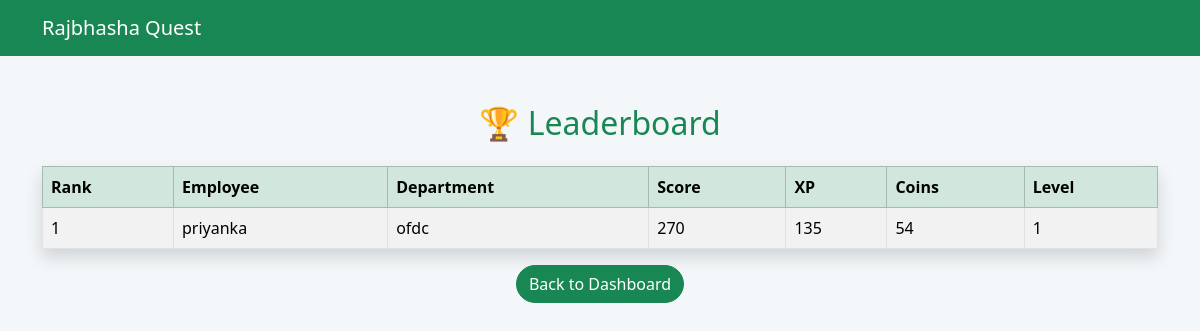
The app's page /leaderboard with its own data.
### tables this page shows
CREATE TABLE players(
        id INTEGER PRIMARY KEY AUTOINCREMENT,
        employee_id TEXT UNIQUE,
        name TEXT NOT NULL,
        department TEXT NOT NULL,
        score INTEGER DEFAULT 0,
        coins INTEGER DEFAULT 0,
        xp INTEGER DEFAULT 0,
        level INTEGER DEFAULT 1
    );

### app.py (the view)
@app.route("/leaderboard")
def leaderboard():
    conn = get_connection()
    players = conn.execute("""
        SELECT *
        FROM players
        ORDER BY score DESC, xp DESC
    """).fetchall()
    conn.close()
    return render_template(
        "leaderboard.html",
        players=players
    )

### app.py (called while the page is built)
def get_connection():
    conn = sqlite3.connect(DATABASE)
    conn.row_factory = sqlite3.Row
    return conn

### templates/leaderboard.html
{% extends "base.html" %}
{% block content %}
<div class="container mt-5">
    <h2 class="text-center text-success mb-4">
        🏆 Leaderboard
    </h2>
    <table class="table table-striped table-bordered shadow">
        <thead class="table-success">
            <tr>
                <th>Rank</th>
                <th>Employee</th>
                <th>Department</th>
                <th>Score</th>
                <th>XP</th>
                <th>Coins</th>
                <th>Level</th>
            </tr>
        </thead>
        <tbody>
        {% for player in players %}
            <tr>
                <td>{{ loop.index }}</td>
                <td>{{ player["name"] }}</td>
                <td>{{ player["department"] }}</td>
                <td>{{ player["score"] }}</td>
                <td>{{ player["xp"] }}</td>
                <td>{{ player["coins"] }}</td>
                <td>{{ player["level"] }}</td>
            </tr>
        {% endfor %}
        </tbody>
    </table>
    <div class="text-center">
        <a href="/dashboard" class="btn btn-success">
            Back to Dashboard
        </a>
    </div>
</div>
{% endblock %}

### static/css/style.css (style rules this page uses)
body { background:#f4f7f9; }
.btn-success { border-radius:20px; }

### records on screen
players: name "priyanka", department "ofdc", score "270", xp "135", coins "54", level "1"
